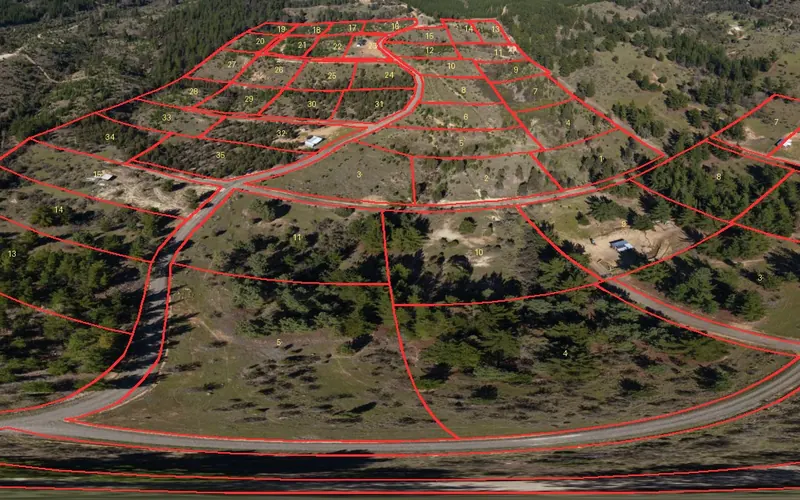
#> input picture landing/paso-calce.webp, 800 x 500 px, given in place of paso-calce.webp_dibujo.png, which was not available
$ python ocr.py ../../landing/paso-calce.webp 5
#> lines starting #> are read from the running program, lines starting #| are printed output that depends on the picture; after the words box and inside, x2 and y2 are one past the last pixel; in counts of white or black regions, pixels touching at a corner belong together; pictures that were not available may be replaced by others from this repository, and a replacement may not be noted
### trabajo_crea_kmz/rotulos/comun.py
"""Piezas comunes del lector Tesseract de prueba (corre dentro del contenedor rotulos-tess)."""
import re
import cv2
import numpy as np

ALTO_OBJETIVO = 32  # alto de caracter (px) al que se normaliza la imagen antes del OCR


def gris_normalizado(bgr):
    """Luminancia dividida por el fondo (quita sombras de foto y escaneo palido)."""
    g = cv2.cvtColor(bgr, cv2.COLOR_BGR2GRAY).astype(np.float32)
    k = max(31, (min(g.shape) // 40) | 1)
    fondo = cv2.medianBlur(cv2.resize(g, None, fx=0.25, fy=0.25).astype(np.uint8), k | 1)
    fondo = cv2.resize(fondo, (g.shape[1], g.shape[0])).astype(np.float32)
    n = np.clip(g / np.maximum(fondo, 1) * 255, 0, 255)
    return n.astype(np.uint8)


def alto_caracter(gris):
    """Estima el alto tipico de caracter: moda de alturas de componentes 'tipo letra'."""
    b = (gris < 150).astype(np.uint8)
    n, _, st, _ = cv2.connectedComponentsWithStats(b, 8)
    h = st[1:, cv2.CC_STAT_HEIGHT]; w = st[1:, cv2.CC_STAT_WIDTH]; a = st[1:, cv2.CC_STAT_AREA]
    ok = (h >= 6) & (h <= 200) & (w >= 2) & (w <= 1.3 * h) & (w >= 0.25 * h) & (a > 0.15 * w * h) & (a < 0.75 * w * h)
    hs = h[ok]
    if len(hs) < 20:
        return 20.0
    hist = np.bincount(np.clip(hs, 0, 200))
    hist = np.convolve(hist, np.ones(3), 'same')
    return float(np.argmax(hist[6:]) + 6)


RE_NUM = re.compile(r'^(?:LOTE)?-*(?:\d{1,3}-)?(\d{1,3})-*$')


# [10 lines left out: function numero, not called in this run]

### trabajo_crea_kmz/rotulos/ocr.py
"""Lector Tesseract GLOBAL (mismos parametros para todos los planos).

Uso (en el contenedor): python ocr.py <plano> [paso_grados=15]
Entrada datos/<plano>_dibujo.png; salida datos/det_<plano>.json con las palabras numericas
leidas: numero, texto, x, y (en px del dibujo), confianza, angulo, escala.

Metodo: gris normalizado por fondo -> alto tipico de caracter (moda) -> 2 escalas (texto
modal a 24 px, y 2,5x mas chica para rotulos grandes) -> la imagen se rota cada `paso`
grados (0..360), en gris y binarizada (Otsu) -> Tesseract psm 11 (texto disperso) con lista blanca LOTE0-9-,. ->
el centro de cada palabra se lleva de vuelta al marco del dibujo.
"""
import json, os, sys, time
from multiprocessing import Pool
import cv2
import numpy as np
import pytesseract
from comun import gris_normalizado, alto_caracter, numero

CFG = '--oem 1 --psm 11 -c tessedit_char_whitelist=LOTE0123456789-,.'


def rotar(img, ang):
    h, w = img.shape
    M = cv2.getRotationMatrix2D((w / 2, h / 2), ang, 1.0)
    c, s = abs(M[0, 0]), abs(M[0, 1])
    W, H = int(h * s + w * c), int(h * c + w * s)
    M[0, 2] += W / 2 - w / 2; M[1, 2] += H / 2 - h / 2
    return cv2.warpAffine(img, M, (W, H), flags=cv2.INTER_LINEAR, borderValue=255), M


def trabajo(args):
    ruta, escala, ang, var = args
    g = cv2.imread(ruta, cv2.IMREAD_GRAYSCALE)
    g = cv2.resize(g, None, fx=escala, fy=escala, interpolation=cv2.INTER_AREA if escala < 1 else cv2.INTER_CUBIC)
    if var == 'bin':
        g = cv2.threshold(cv2.GaussianBlur(g, (3, 3), 0), 0, 255, cv2.THRESH_BINARY + cv2.THRESH_OTSU)[1]
    r, M = rotar(g, ang)
    Mi = cv2.invertAffineTransform(M)
    d = pytesseract.image_to_data(r, config=CFG, output_type=pytesseract.Output.DICT)
    out = []
    txt = d['text']
    for i, t in enumerate(txt):
        n = numero(t)
        if n is None:
            continue
        x0, y0 = d['left'][i], d['top'][i]; x1, y1 = x0 + d['width'][i], y0 + d['height'][i]
        # "LOTE" pegado (LOTE-12) o como palabra anterior en la misma linea (LOTE 12)
        lote = 'OTE' in t.upper()
        j = i - 1
        if not lote and j >= 0 and 'OTE' in txt[j].upper() and (d['block_num'][j], d['par_num'][j], d['line_num'][j]) == (d['block_num'][i], d['par_num'][i], d['line_num'][i]):
            lote = True
            x0 = min(x0, d['left'][j]); y0 = min(y0, d['top'][j]); y1 = max(y1, d['top'][j] + d['height'][j])
        x, y = Mi @ np.array([(x0 + x1) / 2, (y0 + y1) / 2, 1.0])
        out.append(dict(numero=n, texto=t, lote=lote, x=float(x / escala), y=float(y / escala),
                        conf=float(d['conf'][i]), ang=ang, var=var, escala=round(escala, 3),
                        alto=float(d['height'][i] / escala)))
    return out


def main():
    plano = sys.argv[1]; paso = int(sys.argv[2]) if len(sys.argv) > 2 else 15
    t0 = time.time()
    img = cv2.imread(f'datos/{plano}_dibujo.png')
#> img is the input picture: shape (500, 800, 3); mean B, G, R 56.8, 73.7, 89.5
    g = gris_normalizado(img)
#> in gris_normalizado, `g = cv2.cvtColor(bgr, cv2.COLOR_BGR2GRAY).astype(np.float32)`:
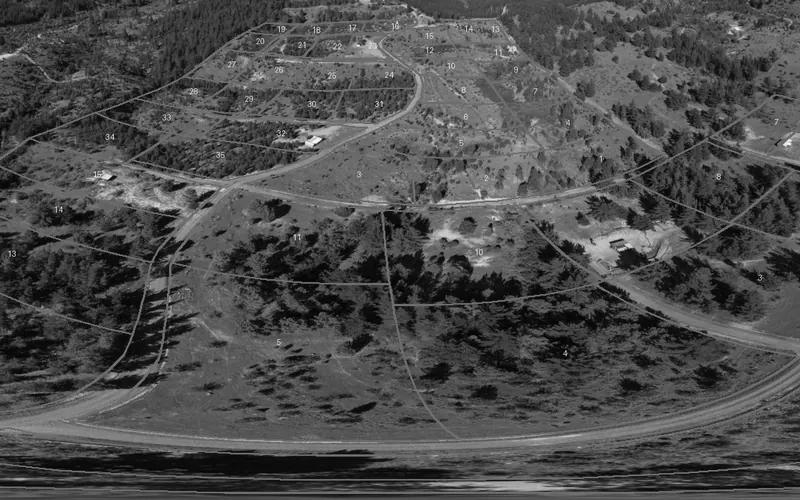
#> g: shape (500, 800) float32; min 0, max 255, mean 76.5
#> in gris_normalizado, `fondo = cv2.medianBlur(cv2.resize(g, None, fx=0.25, fy=0.25).astype(np..`:
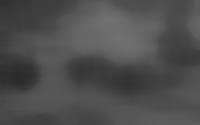
#> fondo: shape (125, 200); min 42, max 112, mean 78.1
#> in gris_normalizado, `n = np.clip(g / np.maximum(fondo, 1) * 255, 0, 255)`:
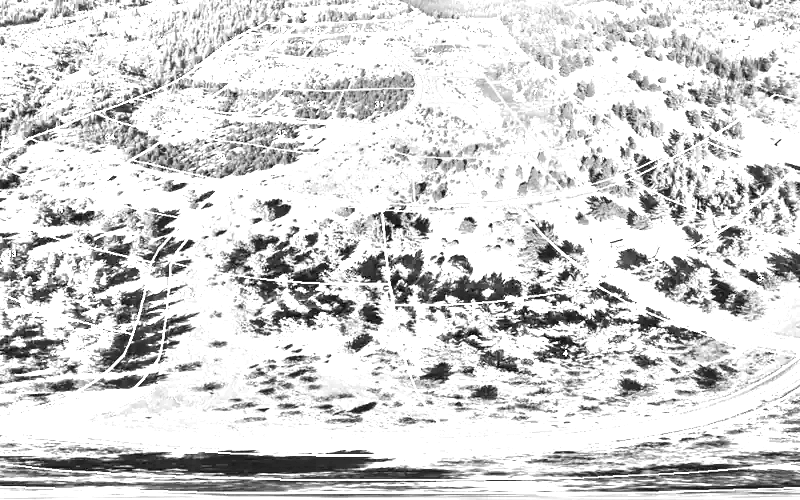
#> n: shape (500, 800) float32; min 0, max 255, mean 210.9
    h = alto_caracter(g)
#> in alto_caracter, `b = (gris < 150).astype(np.uint8)`:
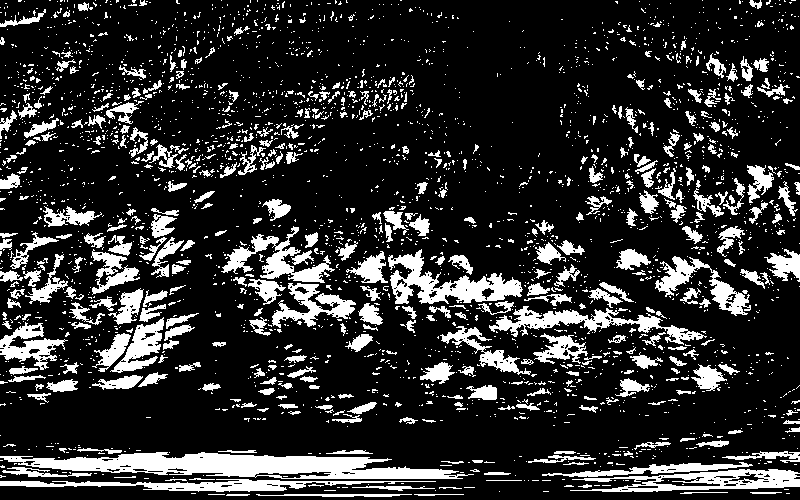
#> b: shape (500, 800); values 0 (black) and 1 (white), 18.3% white; 2931 white regions (2538 under 20 px), largest, box (x1, y1, x2, y2) and area: (0, 452, 474, 479) 7013, (388, 249, 523, 304) 2944, (570, 469, 800, 492) 2530
#> in alto_caracter, `n, _, st, _ = cv2.connectedComponentsWithStats(b, 8)`: n = 2932; st = 2932 rows, first 6: [0, 0, 800, 500, 326714], [18, 0, 4, 2, 7], [24, 1, 1, 1, 1], [49, 0, 2, 1, 2], [57, 1, 1, 1, 1], [60, 0, 3, 2, 5]
#> in alto_caracter, `h = st[1:, cv2.CC_STAT_HEIGHT]`: h = 2931 values, max 60 at index 1986, min 1 at index 1, mean 3.3
#> in alto_caracter, `w = st[1:, cv2.CC_STAT_WIDTH]`: w = 2931 values, max 474 at index 2828, min 1 at index 1, mean 5.03
#> in alto_caracter, `a = st[1:, cv2.CC_STAT_AREA]`: a = 2931 values, max 7013 at index 2828, min 1 at index 1, mean 25
#> in alto_caracter, `hs = h[ok]`: hs = 238 values, max 56 at index 228, min 6 at index 1, mean 12.29
#> in alto_caracter, `hist = np.bincount(np.clip(hs, 0, 200))`: hist = 57 values, max 50 at index 6, min 0 at index 0, mean 4.18
#> in alto_caracter, `hist = np.convolve(hist, np.ones(3), 'same')`: hist = 57 values, max 105 at index 7, min 0 at index 0, mean 12.51
#> h = 7
    ruta = f'datos/_g_{plano}.png'; cv2.imwrite(ruta, g)
    s1 = 24.0 / h; escalas = [s1, s1 / 2.5]
#> after `s1 = 24.0 / h`: s1 = 3.43
#> after `escalas = [s1, s1 / 2.5]`: escalas = [3.43, 1.37]
    jobs = [(ruta, s, a, v) for s in escalas for a in range(0, 360, paso) for v in ('gris', 'bin')]
#> jobs = 288 items
    with Pool(min(len(jobs), os.cpu_count())) as p:
        res = p.map(trabajo, jobs)
#> in trabajo, `g = cv2.resize(g, None, fx=escala, fy=escala, interpolation=cv2.INTER_..`:
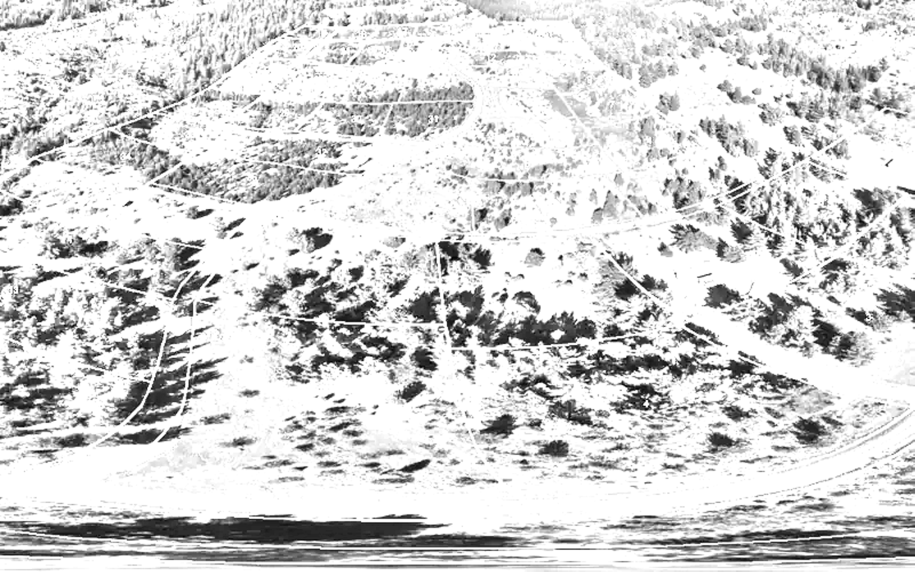
#> g: shape (1714, 2743) (shown at 1/3 size); min 0, max 255, mean 210.1
#> in trabajo, `r, M = rotar(g, ang)`: M = [[1, 0, 0], [0, 1, 0]]
    det = [x for r in res for x in r]
    seg = time.time() - t0
    json.dump(dict(plano=plano, alto_modal=h, escalas=escalas, paso=paso, segundos=seg,
                   cpus=os.cpu_count(), det=det), open(f'datos/det_{plano}.json', 'w'))
    os.remove(ruta)
    print(plano, 'alto', h, 'escalas', [round(s, 2) for s in escalas], 'det', len(det), f'{seg:.0f}s')


if __name__ == '__main__':
    main()
#> (the call stopped at in trabajo, `d = pytesseract.image_to_data(r, config=CFG, output_type=pytesseract.O..`: pytesseract is not available in this run)
